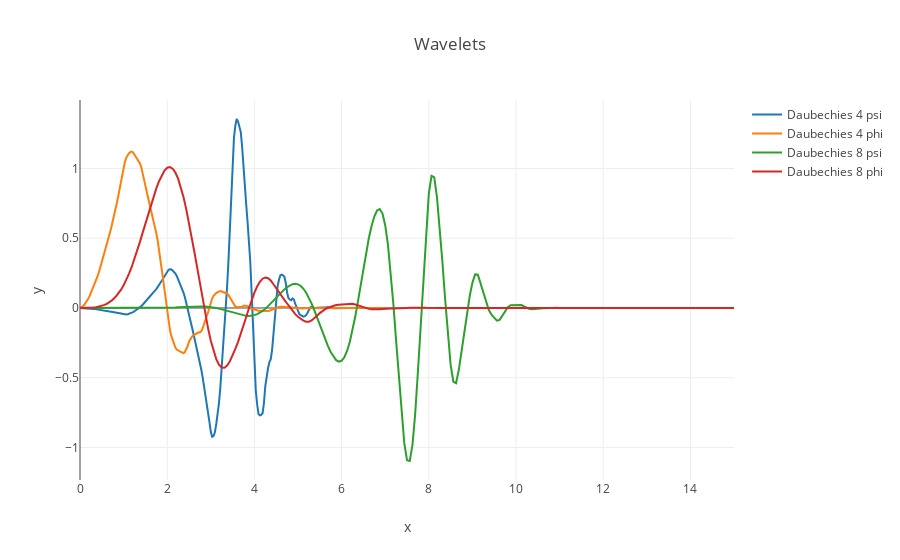

The notebook cell saved with this chart:
### Code cell
# wavefun(level=5) é o parâmetro para o nível de refinamento baseado nos "filter coefficients"
# referência: https://pywavelets.readthedocs.io/en/latest/regression/wavelet.html#and-now-the-wavefun
# escolhi 5 para uma boa visualização do gráfico

[phi, psi, x] = pywt.Wavelet('db4').wavefun(level=5)

data = [go.Scatter(x=x, y=psi, mode='lines', name="Daubechies 4 psi")]
data += [go.Scatter(x=x, y=phi, mode='lines', name="Daubechies 4 phi")]

[phi, psi, x] = pywt.Wavelet('db8').wavefun(level=4)

data += [go.Scatter(x=x, y=psi, mode='lines', name="Daubechies 8 psi")]
data += [go.Scatter(x=x, y=phi, mode='lines', name="Daubechies 8 phi")]

layout = go.Layout(
    title='Wavelets',
    xaxis={'title':'x'},
    yaxis={'title':'y'}
)
fig = go.Figure(data=data, layout=layout)
py.iplot(fig)

### Figure 1 — Plotly figure (JSON) as saved in the notebook; plotly's stock layout.template omitted (floating-point values rounded to 4 significant figures; data arrays with more than 128 entries replaced by an {"elided": "..."} marker saying what was removed)
{"data": [{"mode": "lines", "name": "Daubechies 4 psi", "type": "scatter", "uid": "fb50c59e-81b8-429c-a0da-4719287fd20c", "x": {"elided": "225 float values"}, "y": {"elided": "225 float values"}}, {"mode": "lines", "name": "Daubechies 4 phi", "type": "scatter", "uid": "dbbfab9c-8377-4e6f-bfd0-f0c790a06d81", "x": {"elided": "225 float values"}, "y": {"elided": "225 float values"}}, {"mode": "lines", "name": "Daubechies 8 psi", "type": "scatter", "uid": "61acbea6-20f6-4251-9b2a-30036a31ffc7", "x": {"elided": "241 float values"}, "y": {"elided": "241 float values"}}, {"mode": "lines", "name": "Daubechies 8 phi", "type": "scatter", "uid": "1f85ea57-4e88-44b3-99e1-49f082563f53", "x": {"elided": "241 float values"}, "y": {"elided": "241 float values"}}], "layout": {"title": {"text": "Wavelets"}, "xaxis": {"title": {"text": "x"}}, "yaxis": {"title": {"text": "y"}}}}
